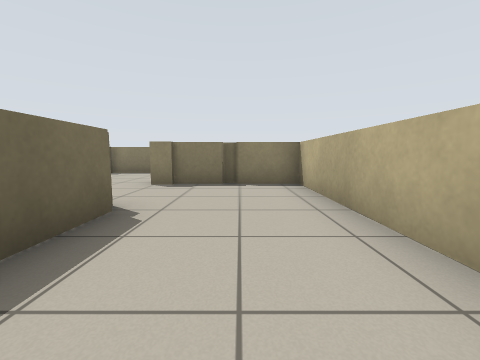
View 1 (above)

17 first-person views from a walk through a Stage world. The camera is 0.7 m above the floor, tilts 6° down and sees 90° across. Floor lines are 1 m apart. The floor is counted in squares, 1 m on a side. Each view is taken from the middle of a square. On the plan, view 1 faces up. The plan holds only what a view shows up to about 9 squares ahead; the rest is blank. Robots are left out.

View 2
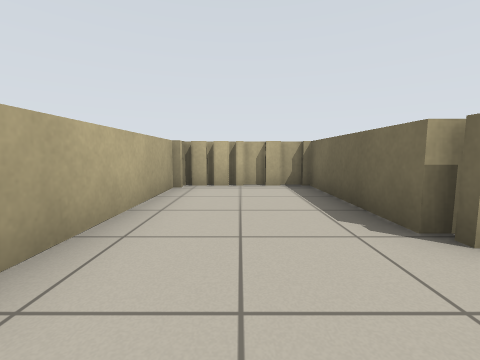

View 3
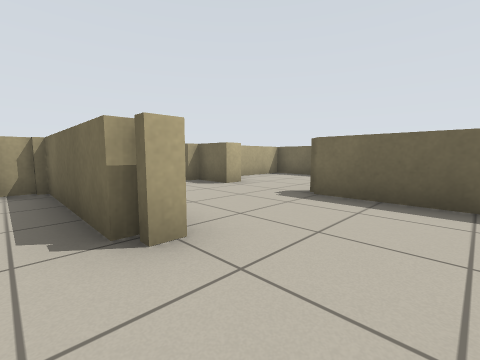

View 4
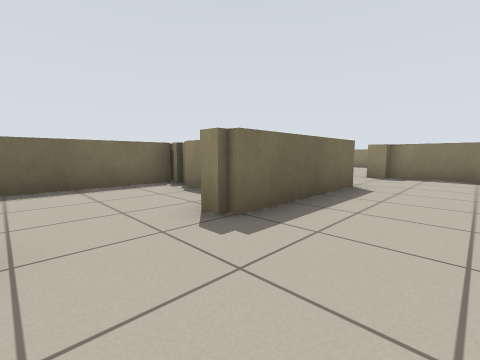

View 5
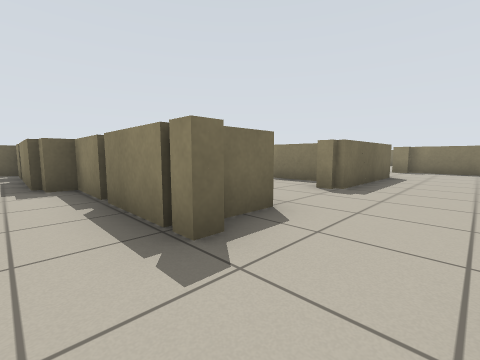

View 6
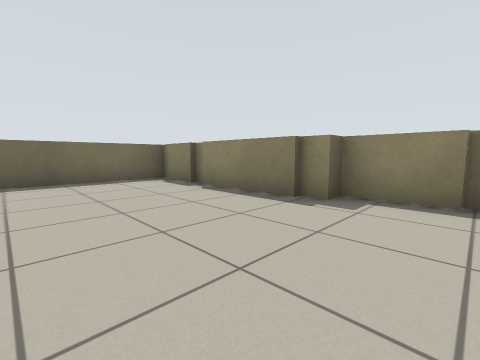

View 7
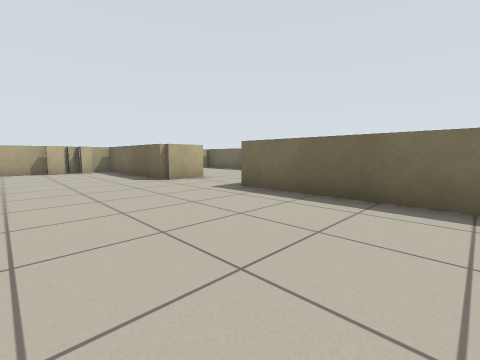

View 8
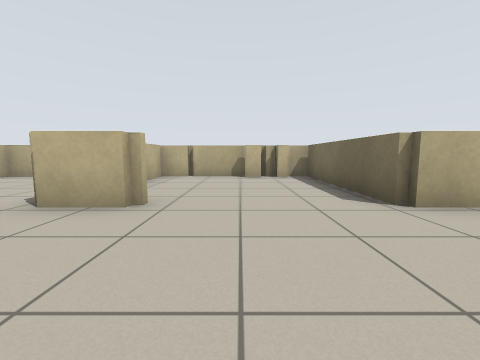

View 9
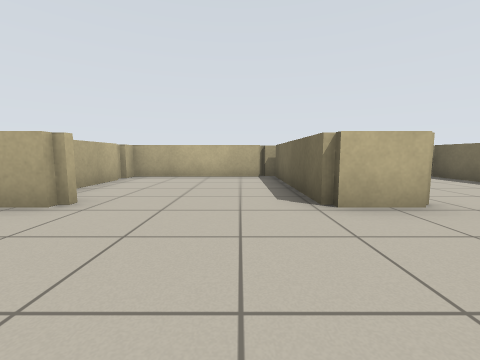

View 10
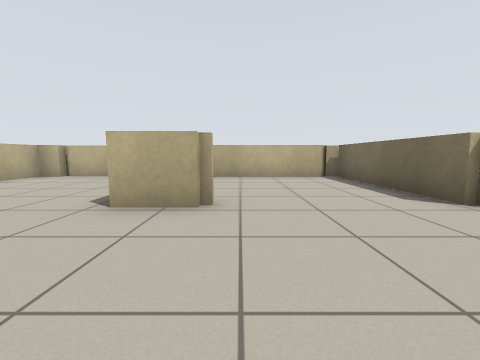

View 11
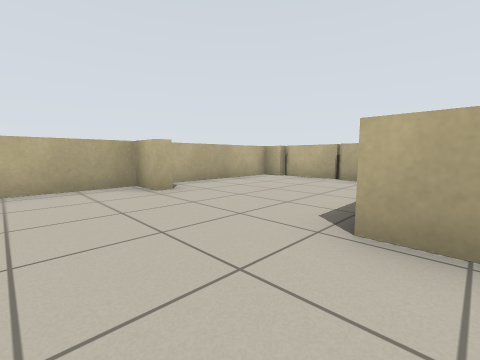

View 12
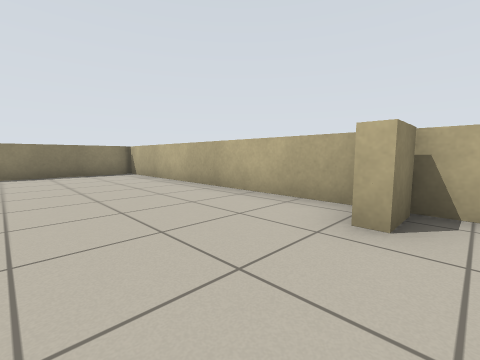

View 13
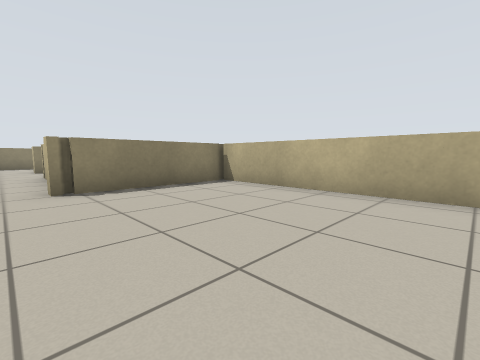

View 14
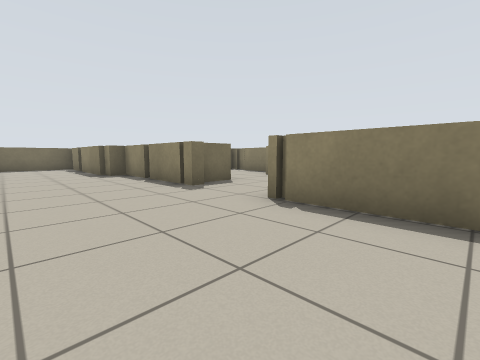

View 15
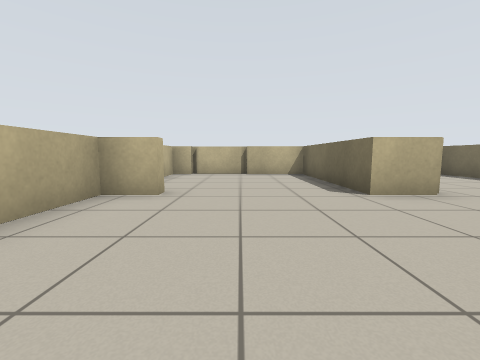

View 16
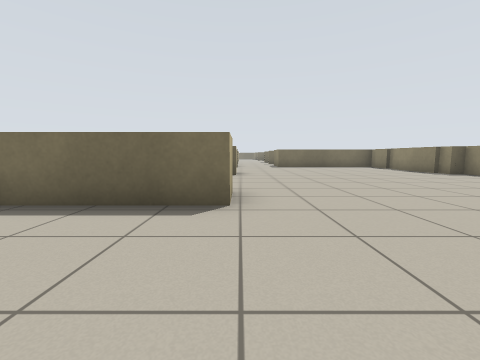

View 17
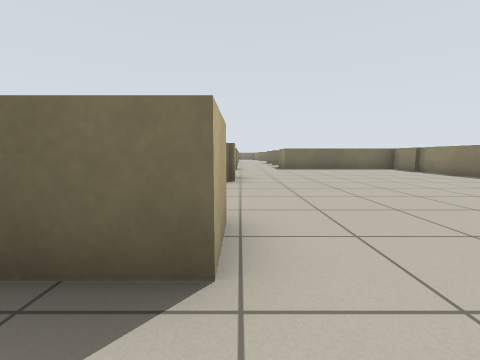

### Floor plan
Key: @ floor where view 1 was taken; # wall or solid block; . floor; = window, fence, low wall or low ledge.
Columns run from 15 left of view 1 to 2 right of it. Each row starts with its distance up from view 1.
  9           ===
  8           ...
  7           ...
  6           =..====
  5           =......=
  4       =====......=
  3       =...=..=...=
  2       =......=...=
  1       =......=...=
  0       =...=..=.@.=
 -1  #====#====..=====
 -2  =...............=
 -3  =...............=
 -4  =...............=
 -5  =...............=
 -6  =...............=
 -7  =...............=
 -8 .................=
 -9 .=....==...=....==
-10   =....=...==....=
-11   =....=....=....=
-12   =....=....=....=
-13   =....=....=....=
-14   ======######===#

Positions as (right, up) in squares from view 1, and headings:
1: (0, 0), facing up
2: (0, 5), facing down
3: (-1, 5), facing down-left
4: (-3, 1), facing up-left
5: (-3, -2), facing up-left
6: (-7, -5), facing up-left
7: (-10, -3), facing down-left
8: (-11, -6), facing down
9: (-7, -6), facing down
10: (-5, -6), facing down
11: (-4, -7), facing down-right
12: (-2, -10), facing up-right
13: (-3, -6), facing up-right
14: (0, -4), facing up-left
15: (-1, -5), facing down
16: (0, -9), facing left
17: (-2, -9), facing left
